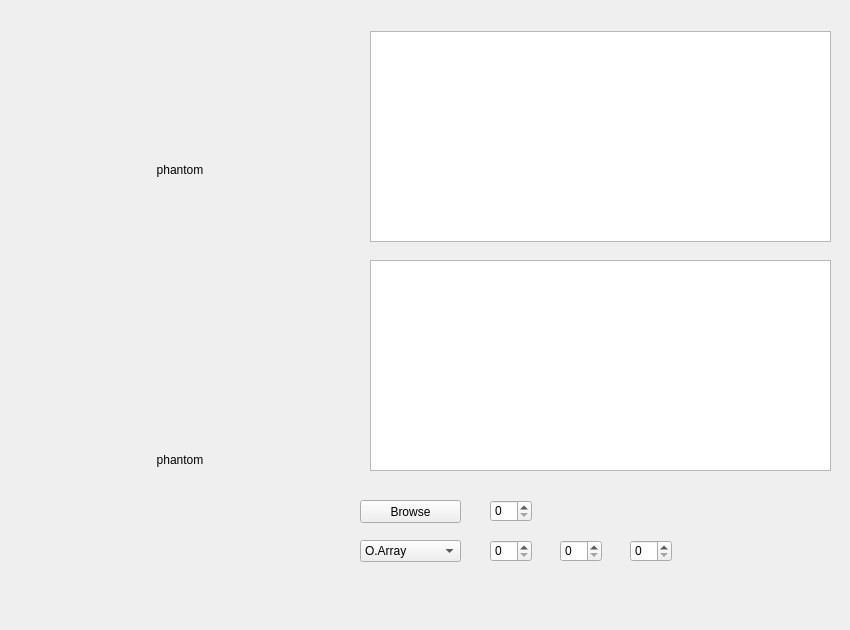
<?xml version="1.0" encoding="UTF-8"?>
<ui version="4.0">
 <class>Form</class>
 <widget class="QWidget" name="Form">
  <property name="geometry">
   <rect>
    <x>0</x>
    <y>0</y>
    <width>850</width>
    <height>630</height>
   </rect>
  </property>
  <property name="windowTitle">
   <string>Form</string>
  </property>
  <widget class="QComboBox" name="comboBox_sp">
   <property name="geometry">
    <rect>
     <x>360</x>
     <y>540</y>
     <width>101</width>
     <height>22</height>
    </rect>
   </property>
   <item>
    <property name="text">
     <string>O.Array</string>
    </property>
   </item>
   <item>
    <property name="text">
     <string>T1</string>
    </property>
   </item>
   <item>
    <property name="text">
     <string>T2</string>
    </property>
   </item>
   <item>
    <property name="text">
     <string>PD</string>
    </property>
   </item>
  </widget>
  <widget class="QSpinBox" name="spinBox_TR">
   <property name="geometry">
    <rect>
     <x>490</x>
     <y>540</y>
     <width>42</width>
     <height>22</height>
    </rect>
   </property>
  </widget>
  <widget class="QSpinBox" name="spinBox_FA">
   <property name="geometry">
    <rect>
     <x>630</x>
     <y>540</y>
     <width>42</width>
     <height>22</height>
    </rect>
   </property>
  </widget>
  <widget class="QSpinBox" name="spinBox_time">
   <property name="geometry">
    <rect>
     <x>490</x>
     <y>500</y>
     <width>42</width>
     <height>22</height>
    </rect>
   </property>
  </widget>
  <widget class="QSpinBox" name="spinBox_TE">
   <property name="geometry">
    <rect>
     <x>560</x>
     <y>540</y>
     <width>42</width>
     <height>22</height>
    </rect>
   </property>
  </widget>
  <widget class="QLabel" name="phantom2">
   <property name="geometry">
    <rect>
     <x>20</x>
     <y>320</y>
     <width>320</width>
     <height>280</height>
    </rect>
   </property>
   <property name="text">
    <string>phantom</string>
   </property>
   <property name="alignment">
    <set>Qt::AlignCenter</set>
   </property>
  </widget>
  <widget class="QPushButton" name="pushButton">
   <property name="geometry">
    <rect>
     <x>360</x>
     <y>500</y>
     <width>101</width>
     <height>23</height>
    </rect>
   </property>
   <property name="text">
    <string>Browse</string>
   </property>
  </widget>
  <widget class="QLabel" name="phantom1">
   <property name="geometry">
    <rect>
     <x>20</x>
     <y>30</y>
     <width>320</width>
     <height>280</height>
    </rect>
   </property>
   <property name="text">
    <string>phantom</string>
   </property>
   <property name="alignment">
    <set>Qt::AlignCenter</set>
   </property>
  </widget>
  <widget class="PlotWidget" name="graphicsView_t1_2">
   <property name="geometry">
    <rect>
     <x>370</x>
     <y>31</y>
     <width>461</width>
     <height>211</height>
    </rect>
   </property>
  </widget>
  <widget class="PlotWidget" name="graphicsView_t2">
   <property name="geometry">
    <rect>
     <x>370</x>
     <y>260</y>
     <width>461</width>
     <height>211</height>
    </rect>
   </property>
  </widget>
 </widget>
 <customwidgets>
  <customwidget>
   <class>PlotWidget</class>
   <extends>QGraphicsView</extends>
   <header>pyqtgraph</header>
  </customwidget>
 </customwidgets>
 <resources/>
 <connections/>
</ui>
